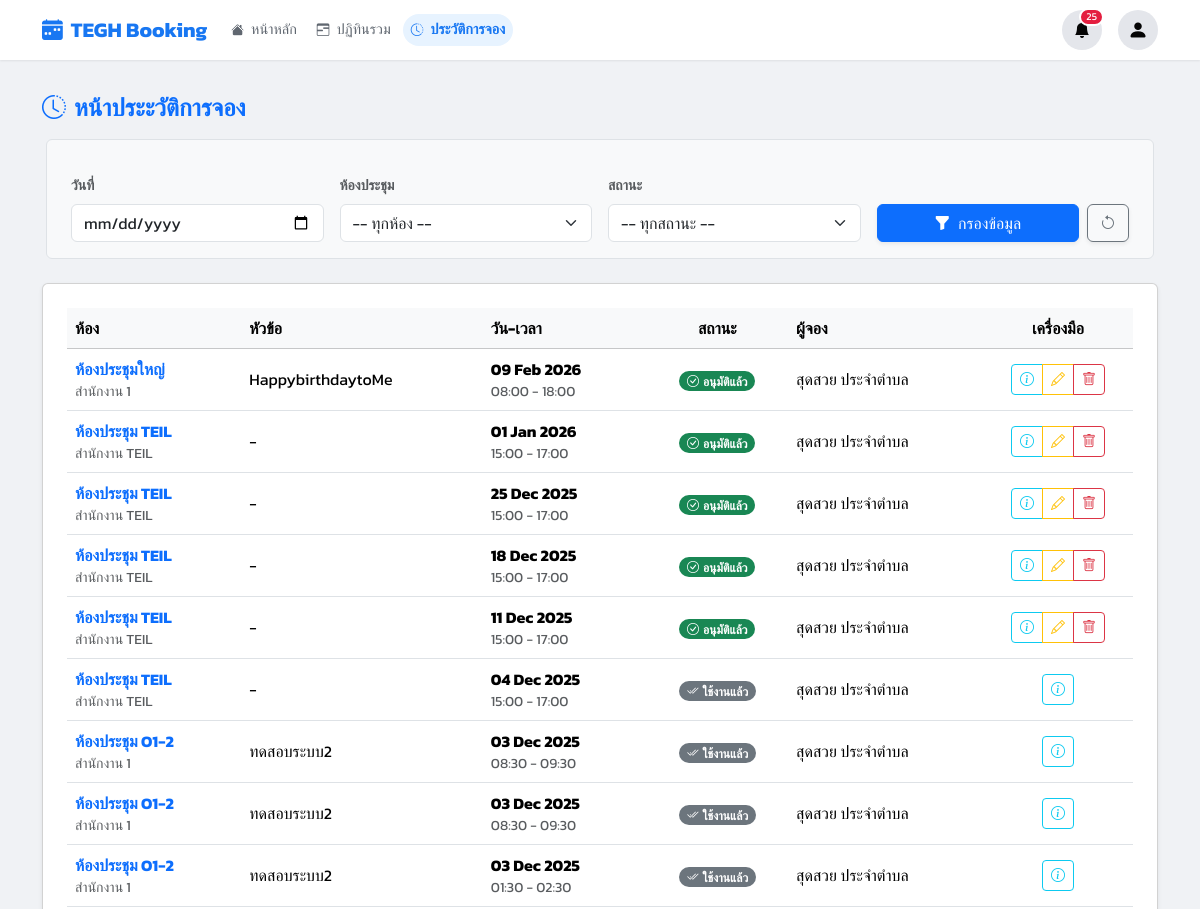
The page /history/ (signed in, upper part) on the database as committed earlier.
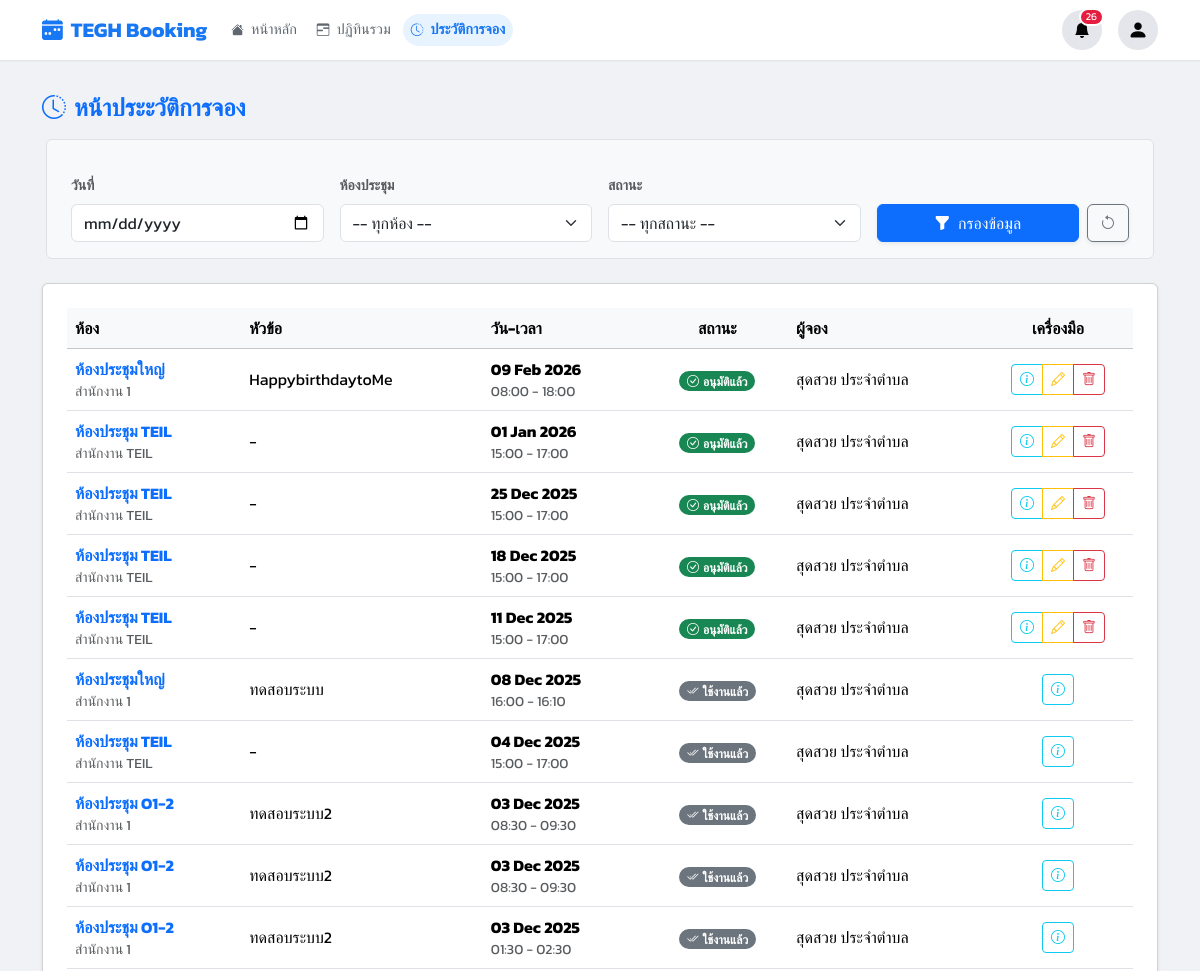
The same page on the database as committed later.
### booking/models.py (models this page shows, shortened)
class Booking(models.Model):
    user = models.ForeignKey(User, on_delete=models.SET_NULL, null=True, related_name='bookings')
    room = models.ForeignKey(Room, on_delete=models.CASCADE, related_name='bookings')
    title = models.CharField(max_length=200)
    start_time = models.DateTimeField()
    end_time = models.DateTimeField()
    chairman = models.CharField(max_length=200, blank=True, null=True)
    department = models.CharField(max_length=200, blank=True, null=True)
    participant_count = models.PositiveIntegerField(default=1)
    participants = models.ManyToManyField(User, related_name='participating_in', blank=True)
    is_user_seen = models.BooleanField(default=False, verbose_name="ผู้จองรับทราบแล้ว")
    equipments = models.ManyToManyField(Equipment, blank=True, related_name='bookings', verbose_name="อุปกรณ์ที่ขอเพิ่ม")
    presentation_file = models.FileField(upload_to='presentations/', blank=True, null=True)
    description = models.TextField(blank=True, null=True)
    additional_requests = models.TextField(blank=True, null=True)
    additional_notes = models.TextField(blank=True, null=True)
    STATUS_CHOICES = [
        ('PENDING', 'รออนุมัติ'),
        ('APPROVED', 'อนุมัติแล้ว'),
        ('REJECTED', 'ไม่อนุมัติ'),
        ('CANCELLED', 'ยกเลิกแล้ว'),
    ]
    status = models.CharField(max_length=10, choices=STATUS_CHOICES, default='PENDING')
    created_at = models.DateTimeField(auto_now_add=True)
    updated_at = models.DateTimeField(auto_now=True)
    parent_booking = models.ForeignKey('self', on_delete=models.CASCADE, null=True, blank=True, related_name='child_bookings')
    recurrence_rule = models.CharField(max_length=20, blank=True, null=True)
    outlook_event_id = models.CharField(max_length=255, blank=True, null=True)

class Room(models.Model):
    name = models.CharField(max_length=100, verbose_name="ชื่อห้องประชุม")
    building = models.CharField(max_length=100, blank=True, null=True, verbose_name="อาคาร/ตึก")
    floor = models.CharField(max_length=50, blank=True, null=True, verbose_name="ชั้น")
    location = models.CharField(max_length=255, blank=True, null=True, verbose_name="สถานที่ตั้ง")
    capacity = models.PositiveIntegerField(default=1, verbose_name="ความจุ (คน)")
    equipment_in_room = models.TextField(blank=True, null=True, help_text="ระบุอุปกรณ์ถาวรในห้อง", verbose_name="อุปกรณ์ถาวรในห้อง")
    image = models.ImageField(upload_to='room_images/', blank=True, null=True, verbose_name="รูปภาพห้อง")
    approver = models.ForeignKey(User, on_delete=models.SET_NULL, null=True, blank=True, related_name='approvable_rooms', verbose_name="ผู้อนุมัติ")
    is_maintenance = models.BooleanField(default=False, verbose_name="สถานะปิดปรับปรุง")
    maintenance_start = models.DateTimeField(null=True, blank=True, verbose_name="เริ่มปิดปรับปรุง")
    maintenance_end = models.DateTimeField(null=True, blank=True, verbose_name="สิ้นสุดปิดปรับปรุง")
    line_notify_token = models.CharField(max_length=50, blank=True, null=True, verbose_name="Line Notify Token")
    teams_webhook_url = models.TextField(blank=True, null=True, verbose_name="Teams Webhook URL")

### booking/views.py (the view)
# urls.py: path('history/', views.history_view, name='history'),
@login_required
def history_view(request):
    if is_admin(request.user):
        qs = Booking.objects.select_related('room', 'user').all()
    else:
        qs = Booking.objects.select_related('room').filter(user=request.user)
    date_filter = request.GET.get('date')
    room_filter = request.GET.get('room')
    status_filter = request.GET.get('status')
    if date_filter:
        qs = qs.filter(start_time__date=date_filter)
    if room_filter and room_filter.isdigit():
        qs = qs.filter(room_id=room_filter)
    if status_filter:
        qs = qs.filter(status=status_filter)
    room_list = Room.objects.all()
    context = {
        **get_base_context(request),
        'bookings_list': qs.order_by('-start_time'),
        'room_list': room_list,
        'selected_date': date_filter,
        'selected_room': int(room_filter) if room_filter and room_filter.isdigit() else None,
        'selected_status': status_filter,
        'current_time': timezone.now(),
    }
    return render(request, 'pages/history.html', context)

### booking/views.py (called while the page is built)
def is_admin(user):
    return user.is_authenticated and (user.is_superuser or user.is_staff or user.groups.filter(name='Admin').exists())

def is_approver_or_admin(user):
    return user.is_authenticated and (user.is_superuser or user.is_staff or user.groups.filter(name__in=['Approver', 'Admin']).exists())

### templates/pages/history.html (shortened to what the changed rows need)
{% extends "base.html" %}
{% load static %}
{% block content %}
<section class="section">
            <div class="card shadow-sm">
            <div class="container-fluid px-4 py-4">
            <div class="table-responsive">
                <table class="table table-hover align-middle">
                    <thead class="table-light">
                        <tr>
                            <th scope="col">ห้อง</th>
                            <th scope="col">หัวข้อ</th>
                            <th scope="col">วัน-เวลา</th>
                            <th scope="col" class="text-center">สถานะ</th>
                            <th scope="col">ผู้จอง</th>
                            <th scope="col" class="text-center" style="width: 150px;">เครื่องมือ</th>
                        </tr>
                    </thead>
                    <tbody>
    {% for booking in bookings_list %}
    <tr>
        <td>
            <span class="fw-bold text-primary">{{ booking.room.name }}</span>
            <small class="d-block text-muted">{{ booking.room.building|default:"-" }}</small>
        </td>
        <td>{{ booking.title }}</td>
        <td>
            <div class="d-flex flex-column">
                <span class="fw-bold">{{ booking.start_time|date:"d M Y" }}</span>
                <small class="text-muted">
                    {{ booking.start_time|date:"H:i" }} - {{ booking.end_time|date:"H:i" }}
                </small>
            </div>
        </td>
        <td class="text-center">
            {% if booking.status == 'APPROVED' %}
                {% if booking.end_time < current_time %}
                    <span class="badge bg-secondary text-white rounded-pill">
                        <i class="bi bi-check2-all me-1"></i>ใช้งานแล้ว
                    </span>
                {% else %}
                    <span class="badge bg-success rounded-pill">
                        <i class="bi bi-check-circle me-1"></i>อนุมัติแล้ว
                    </span>
                {% endif %}
            {% elif booking.status == 'PENDING' %}
                <span class="badge bg-warning text-dark rounded-pill"><i class="bi bi-hourglass-split me-1"></i>รออนุมัติ</span>
            {% elif booking.status == 'REJECTED' %}
                <span class="badge bg-danger rounded-pill"><i class="bi bi-x-circle me-1"></i>ไม่อนุมัติ</span>
            {% else %}
                <span class="badge bg-secondary rounded-pill">ยกเลิก</span>
            {% endif %}
        </td>
        <td>
            {% if booking.user %}
                {{ booking.user.get_full_name|default:booking.user.username }}
            {% else %}
                <span class="text-muted fst-italic">ไม่ระบุ</span>
            {% endif %}
        </td>
        <td class="text-center">
            <div class="btn-group" role="group">
                <a href="{% url 'booking_detail' booking.id %}" class="btn btn-sm btn-outline-info" title="ดูรายละเอียด">
                    <i class="bi bi-info-circle"></i>
                </a>
                {% if is_admin_user or user == booking.user %}
                    {% if is_admin_user or booking.end_time > current_time %}
                        {% if booking.status == 'PENDING' or booking.status == 'APPROVED' %}
                            <a href="{% url 'edit_booking' booking.id %}" class="btn btn-sm btn-outline-warning" title="แก้ไข">
                                <i class="bi bi-pencil"></i>
                            </a>
                            <button type="button" class="btn btn-sm btn-outline-danger" data-bs-toggle="modal" data-bs-target="#deleteModal{{ booking.id }}" title="ยกเลิก">
                                <i class="bi bi-trash"></i>
                            </button>
                        {% endif %}
                    {% endif %}
                {% endif %}
            </div>
        </td>
    </tr>
    {% endfor %}
</tbody>
                </table>
            </div>
        </div>
    </div>
</section>
{% endblock %}

Rows that differ between the two databases and show on the page:
added Booking: room.name "ห้องประชุมใหญ่", room.building "สำนักงาน 1", title "ทดสอบระบบ", start_time "08 Dec 2025", start_time "16:00", end_time "16:10", status "APPROVED" (drawn), user.get_full_name "สุดสวย ประจำตำบล"
Other text that changed with them:
{{ pending_count }}: "25" → "26"
